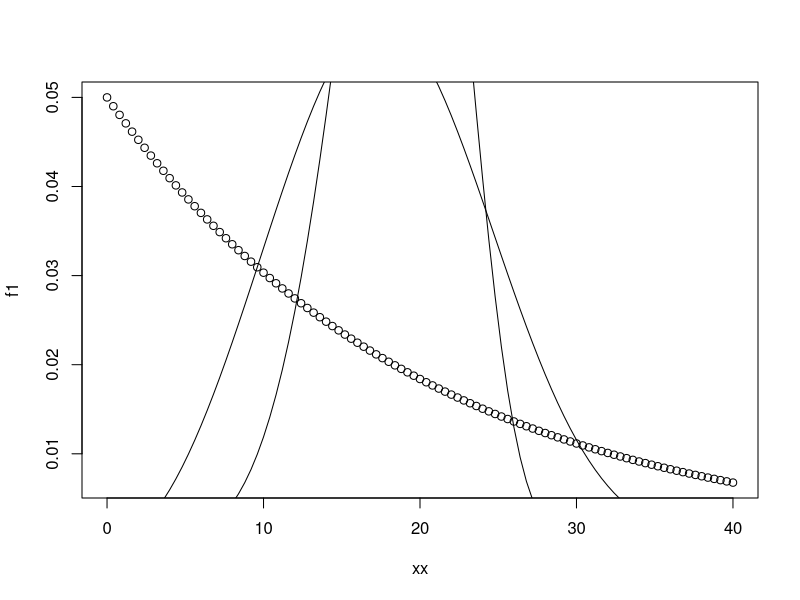
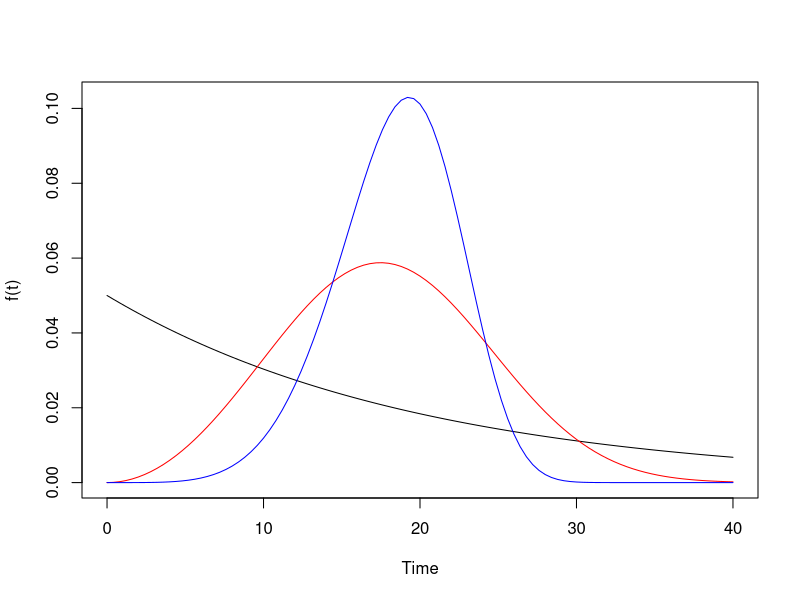

R code for these plots, in order:
# =================================
# Figures 1.14 on Page 22.
# =================================


xx = seq(0,40, l=101)
f1 = dweibull(xx, shape=1,   scale=20) # shape (gamma=1) -> Exponential Dist.
f2 = dweibull(xx, shape=3,   scale=20) # shape (gamma=1) -> Exponential Dist.
f3 = dweibull(xx, shape=5.5, scale=20) # shape (gamma=1) -> Exponential Dist.


#===========================================
plot(xx, f1)
lines(xx, f2)
lines(xx, f3)

#===========================================
# The above is ugly.  # Facelift is needed 

yrange = range(f1,f2,f3)
plot(xx, f1, ylim=yrange, xlab="Time", ylab="f(t)", type="l")
lines(xx, f2, col="red")
lines(xx, f3, col="blue")

